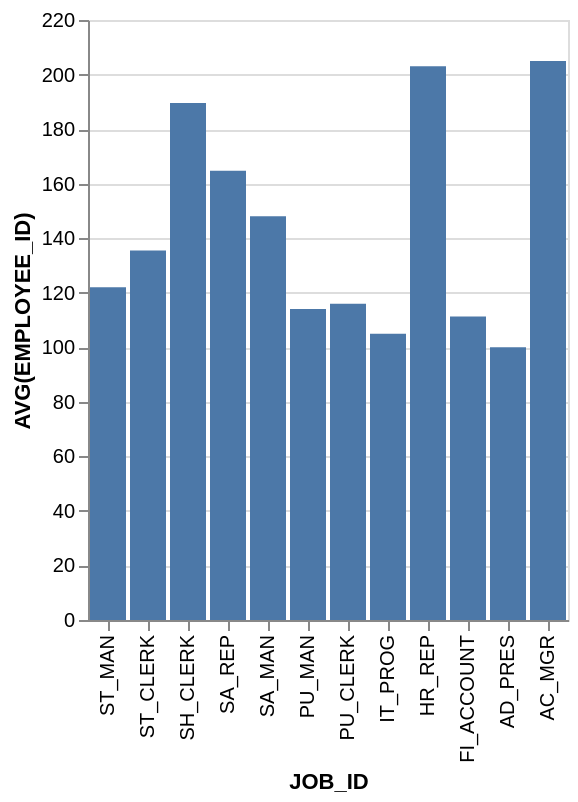

The specification (Vega-Lite) saved for this image:
### Vega-Lite specification from a JSON file in a GitHub repository (floating-point values rounded to 4 significant figures)
{"data": {"values": [{"x_data": "ST_MAN", "y_data": 122}, {"x_data": "ST_CLERK", "y_data": 135.4}, {"x_data": "SH_CLERK", "y_data": 189.6}, {"x_data": "SA_REP", "y_data": 164.8}, {"x_data": "SA_MAN", "y_data": 148}, {"x_data": "PU_MAN", "y_data": 114}, {"x_data": "PU_CLERK", "y_data": 116}, {"x_data": "IT_PROG", "y_data": 105}, {"x_data": "HR_REP", "y_data": 203}, {"x_data": "FI_ACCOUNT", "y_data": 111.2}, {"x_data": "AD_PRES", "y_data": 100}, {"x_data": "AC_MGR", "y_data": 205}]}, "mark": "bar", "encoding": {"x": {"field": "x_data", "type": "nominal", "title": "JOB_ID", "sort": "descending"}, "y": {"field": "y_data", "type": "quantitative", "title": "AVG(EMPLOYEE_ID)"}}}
